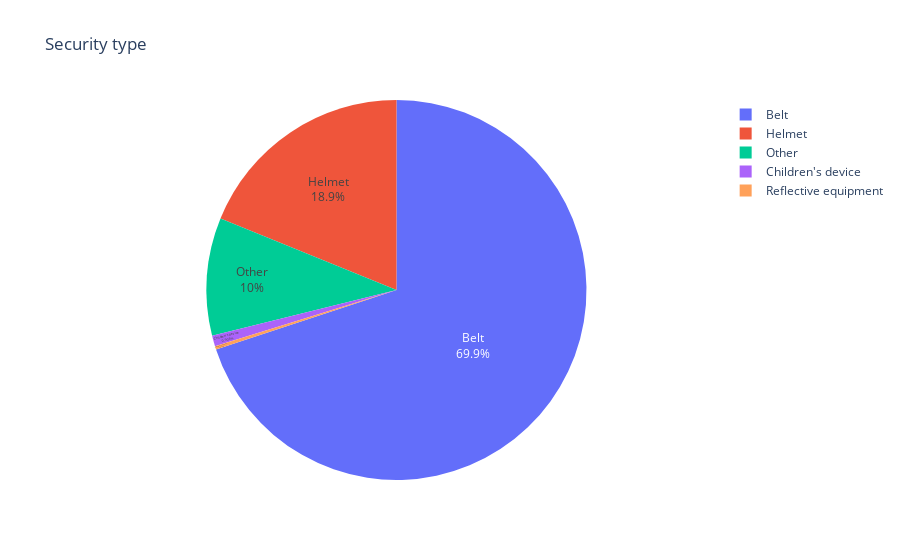

The cell this chart's notebook holds for it:
### Code cell
pie(users, "secu", "Security type")

### Figure 1 — Plotly figure (JSON) as saved in the notebook; plotly's stock layout.template omitted (floating-point values rounded to 4 significant figures)
{"data": [{"domain": {"x": [0, 1], "y": [0, 1]}, "hovertemplate": "index=%{label}<br>value=%{value}<extra></extra>", "labels": ["Belt", "Helmet", "Other", "Children's device", "Reflective equipment"], "legendgroup": "", "name": "", "showlegend": true, "textinfo": "percent+label", "textposition": "inside", "type": "pie", "values": [0.6994, 0.1886, 0.1002, 0.009058, 0.002783]}], "layout": {"legend": {"tracegroupgap": 0}, "title": {"text": "Security type"}}}
